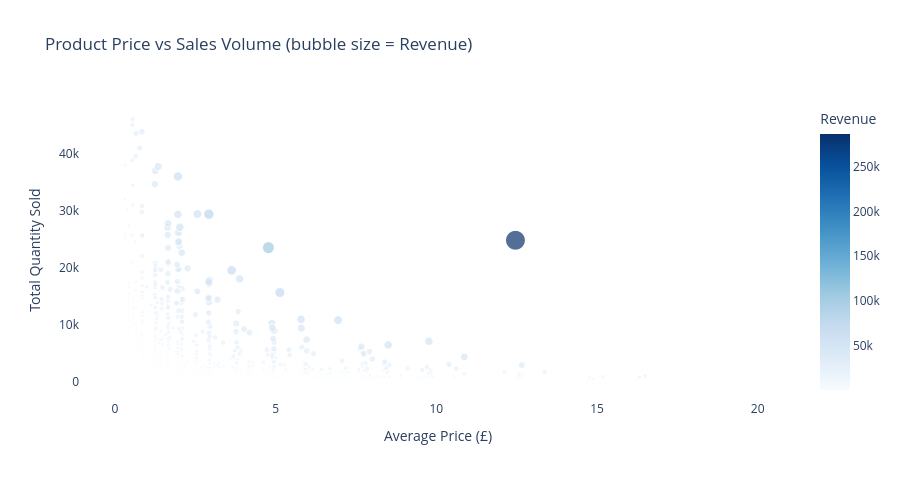

Notebook code cell kept with this figure:
### Code cell
product_stats = df.groupby('Description').agg(
    AvgPrice=('Price', 'mean'),
    TotalQty=('Quantity', 'sum'),
    Revenue=('TotalPrice', 'sum')
).reset_index()
product_stats = product_stats[
    (product_stats['AvgPrice'] < 20) & 
    (product_stats['TotalQty'] < 50000) &
    (product_stats['Revenue'] > 500)
]

fig8 = px.scatter(
    product_stats, x='AvgPrice', y='TotalQty',
    size='Revenue', color='Revenue',
    color_continuous_scale='Blues',
    hover_name='Description',
    title='Product Price vs Sales Volume (bubble size = Revenue)',
    labels={'AvgPrice': 'Average Price (£)', 'TotalQty': 'Total Quantity Sold'}
)
fig8.update_layout(
    height=480, plot_bgcolor='white', paper_bgcolor='white'
)
fig8.show()
print("图8完成")

### Figure 1 — Plotly figure (JSON) as saved in the notebook; plotly's stock layout.template omitted (floating-point values rounded to 4 significant figures; data arrays with more than 128 entries replaced by an {"elided": "..."} marker saying what was removed)
{"data": [{"hovertemplate": "<b>%{hovertext}</b><br><br>Average Price (£)=%{x}<br>Total Quantity Sold=%{y}<br>Revenue=%{marker.color}<extra></extra>", "hovertext": {"elided": "3182 str values"}, "legendgroup": "", "marker": {"color": {"elided": "3182 float values"}, "coloraxis": "coloraxis", "size": {"elided": "3182 float values"}, "sizemode": "area", "sizeref": 716.2, "symbol": "circle"}, "mode": "markers", "name": "", "showlegend": false, "type": "scattergl", "x": {"elided": "3182 float values"}, "xaxis": "x", "y": {"elided": "3182 int values"}, "yaxis": "y"}], "layout": {"coloraxis": {"colorbar": {"title": {"text": "Revenue"}}, "colorscale": [[0, "rgb(247,251,255)"], [0.125, "rgb(222,235,247)"], [0.25, "rgb(198,219,239)"], [0.375, "rgb(158,202,225)"], [0.5, "rgb(107,174,214)"], [0.625, "rgb(66,146,198)"], [0.75, "rgb(33,113,181)"], [0.875, "rgb(8,81,156)"], [1, "rgb(8,48,107)"]]}, "height": 480, "legend": {"itemsizing": "constant", "tracegroupgap": 0}, "paper_bgcolor": "white", "plot_bgcolor": "white", "title": {"text": "Product Price vs Sales Volume (bubble size = Revenue)"}, "xaxis": {"anchor": "y", "domain": [0, 1], "title": {"text": "Average Price (£)"}}, "yaxis": {"anchor": "x", "domain": [0, 1], "title": {"text": "Total Quantity Sold"}}}}
